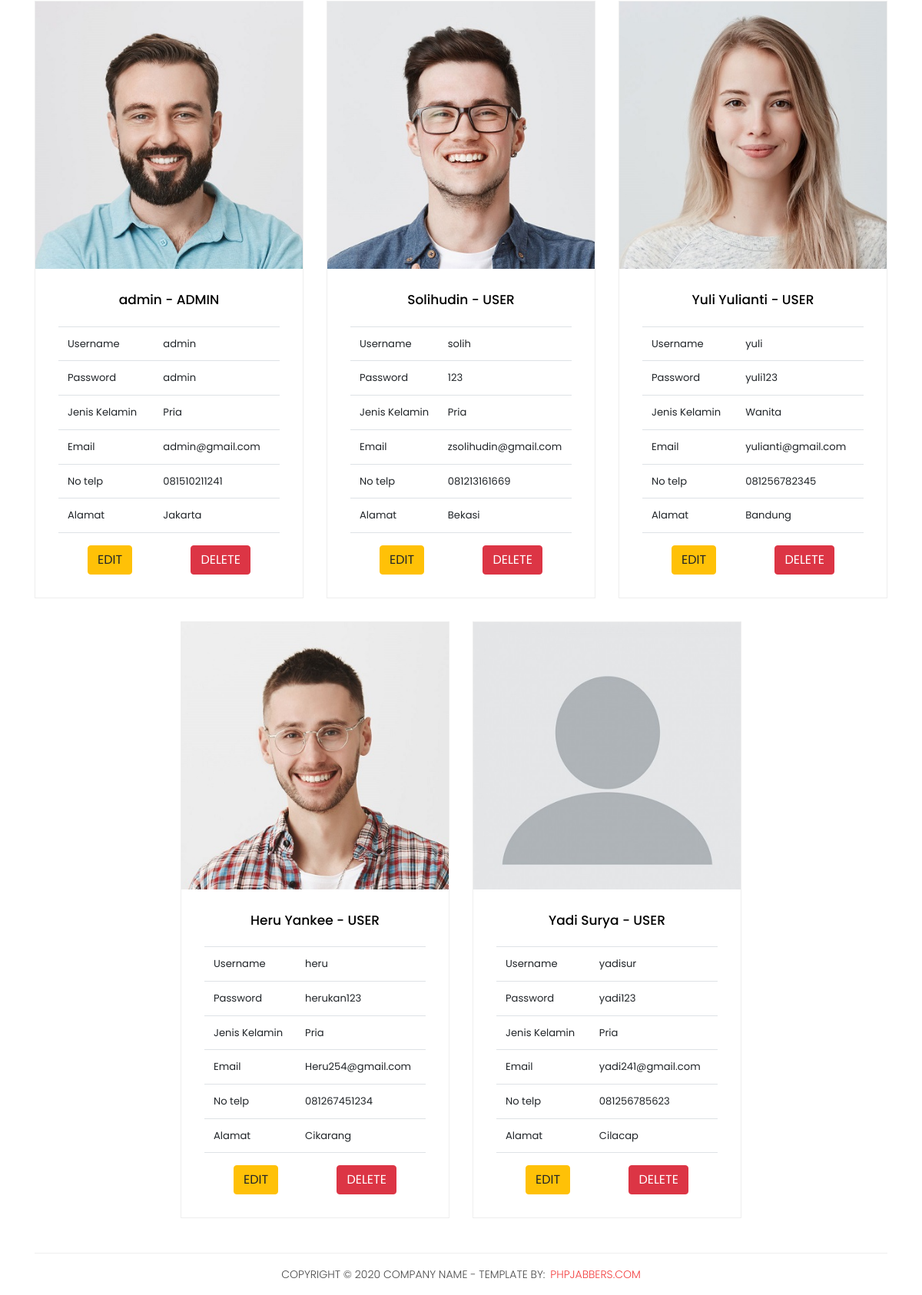
Page /crud_user.php (signed in, lower part) on the earlier database version.
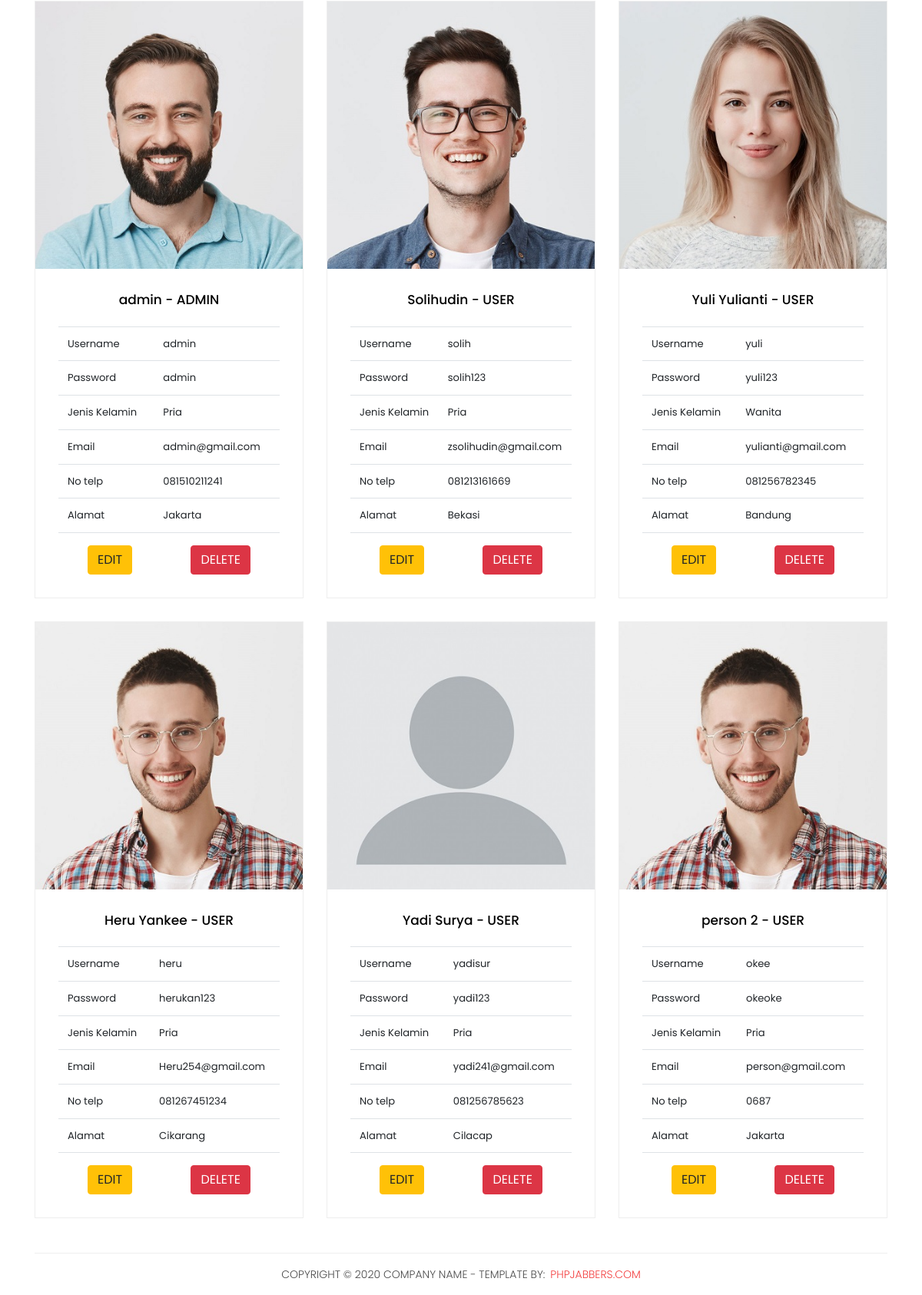
Same page on the later database version.
### tables this page shows
CREATE TABLE `user` (
  `id_user` int(11) NOT NULL,
  `nama_user` varchar(32) NOT NULL,
  `username` varchar(32) NOT NULL,
  `password` varchar(32) NOT NULL,
  `jenis_kelamin` enum('Pria','Wanita','','') NOT NULL,
  `email_user` varchar(32) NOT NULL,
  `no_telp` varchar(15) NOT NULL,
  `alamat` text NOT NULL,
  `role` enum('ADMIN','USER','','') NOT NULL DEFAULT 'USER',
  `foto_user` varchar(32) NOT NULL
);

### crud_user.php (the view, shortened to what this page needs)
<?php
include "connection.php";
$users = mysqli_query($connection, "SELECT * FROM user");
?>
<!DOCTYPE html>
<html lang="en">
<head>
    <link href="https://cdn.jsdelivr.net/npm/bootstrap@5.2.3/dist/css/bootstrap.min.css" rel="stylesheet">
    <link href="vendor/bootstrap/css/bootstrap.min.css" rel="stylesheet">
    <link rel="stylesheet" href="assets/css/fontawesome.css">
    <link rel="stylesheet" href="assets/css/style.css">
    <link rel="stylesheet" href="assets/css/owl.css">
</head>
<body>
    <div class="products">
        <div class="container">
            <div class="row justify-content-center">
                <?php
                foreach ($users as $user) {
                ?>
                    <div class="col-md-4">
                        <div class="product-item">
                            <img src="assets/images/user/<?php echo $user['foto_user'] ?> " alt="">
                            <div class="down-content">
                                <h4 class="text-center mb-4 text-black"> <?php echo $user['nama_user'] ?> - <?php echo $user['role'] ?> </h4>
                                <table align="center" style="font-size: 0.82rem;" class="table">
                                    <tr>
                                        <td>Username</td>
                                        <td> <?php echo $user['username'] ?> </td>
                                    </tr>
                                    <tr>
                                        <td>Password</td>
                                        <td> <?php echo $user['password'] ?> </td>
                                    </tr>
                                    <tr>
                                        <td>Jenis Kelamin</td>
                                        <td> <?php echo $user['jenis_kelamin'] ?> </td>
                                    </tr>
                                    <tr>
                                        <td>Email</td>
                                        <td> <?php echo $user['email_user'] ?> </td>
                                    </tr>
                                    <tr>
                                        <td>No telp</td>
                                        <td> <?php echo $user['no_telp'] ?> </td>
                                    </tr>
                                    <tr>
                                        <td>Alamat</td>
                                        <td> <?php echo $user['alamat'] ?> </td>
                                    </tr>
                                </table>
                                <div class="product-action d-flex justify-content-around">
                                    <a class="btn btn-warning" href="edit_user.php?id=<?php echo $user["id_user"] ?>">EDIT</a>
                                    <a class="btn btn-danger" href="backend/proses_delete_user.php?id=<?php echo $user["id_user"] ?>" onclick="return confirm('Are you sure you want to delete this item?');">DELETE</a>
                                </div>
                            </div>
                        </div>
                    </div>
                <?php } ?>
            </div>
        </div>
    </div>
    <footer>
        <div class="container">
            <div class="row">
                <div class="col-md-12">
                    <div class="inner-content">
                        <p>Copyright © 2020 Company Name - Template by: <a href="https://www.phpjabbers.com/">PHPJabbers.com</a></p>
                    </div>
                </div>
            </div>
        </div>
    </footer>
</body>
</html>

### assets/css/style.css (style rules this page uses)
body { font-family: 'Poppins', sans-serif; overflow-x: hidden; text-rendering: optimizeLegibility; -webkit-font-smoothing: antialiased; -moz-osx-font-smoothing: grayscale; }
p { margin-bottom: 0px; font-size: 14px; font-weight: 300; color: #4a4a4a; line-height: 24px; }
a { text-decoration: none !important; }
h1, h2, h3, h4, h5, h6 { margin: 0px; }
.product-item { border: 1px solid #eee; margin-bottom: 30px; }
.product-item .down-content { padding: 30px; position: relative; }
.product-item img { width: 100%; overflow: hidden; }
.product-item .down-content h4 { font-size: 17px; color: #1a6692; margin-bottom: 20px; }
footer { text-align: center; }
footer .inner-content { border-top: 1px solid #eee; margin-top: 15px; padding: 15px 0px; }
footer .inner-content p { text-transform: uppercase; }
footer .inner-content p a { color: #f33f3f; margin-left: 3px; }
.products { margin-top: 100px; }

Differences in the rows shown:
changed user "Solihudin": password "123" → "solih123"
added user: foto_user (picture), nama_user "person 2", role "USER", username "okee", password "okeoke", jenis_kelamin "Pria", email_user "person@gmail.com", no_telp "0687", alamat "Jakarta"
